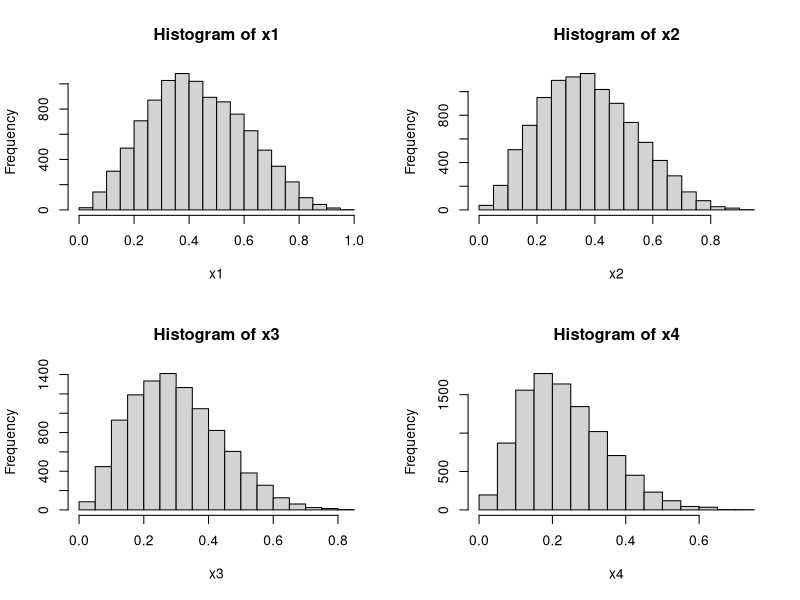
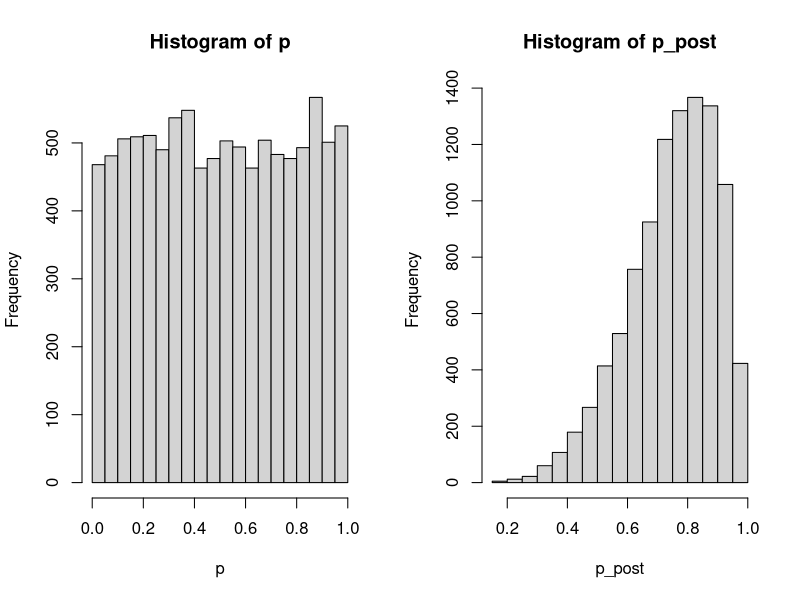
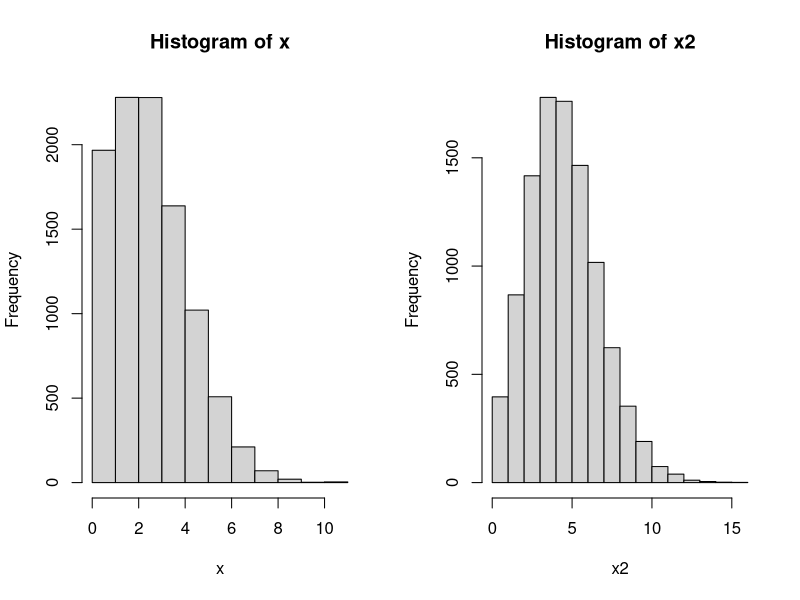

The R script that drew these images, in order:
n <- 10000 #サンプル数
alpha1 <- 3 #ベータ分布のパラメータ
beta1 <- 4  #ベータ分布のパラメータ
x1 <- rbeta(n = n, shape1 = alpha1, shape2 = beta1) #ベータ分布のサンプリング

alpha2 <- 3 #ベータ分布のパラメータ
beta2 <- 5  #ベータ分布のパラメータ
x2 <- rbeta(n = n, shape1 = alpha2, shape2 = beta2) #ベータ分布のサンプリング

alpha3 <- 3 #ベータ分布のパラメータ
beta3 <- 7  #ベータ分布のパラメータ
x3 <- rbeta(n = n, shape1 = alpha3, shape2 = beta3) #ベータ分布のサンプリング

alpha4 <- 3 #ベータ分布のパラメータ
beta4 <- 10  #ベータ分布のパラメータ
x4 <- rbeta(n = n, shape1 = alpha4, shape2 = beta4) #ベータ分布のサンプリング

par(mfrow=c(2,2))
hist(x1)
hist(x2)
hist(x3)
hist(x4)

alpha <- 1 #事前分布のパラメータ
beta <- 1  #事前分布のパラメータ
par(mfrow=c(1,2))
p <- rbeta(n = n, shape1 = alpha, shape2 = beta) #事前分布のサンプリング
hist(p)
#データとして赤が3個白が2個得られたとする。
alpha_post <- 1+5 #事後分布
beta_post <- 1+1
p_post <- rbeta(n = n, shape1 = alpha_post, shape2 = beta_post) #事後分布のサンプリング
hist(p_post)
p_post #事後分布からのパラメータのサンプリング
#事後分布を用いて、次に赤いボールがでる確率を予測
sum(p_post)/n


N <- 10000
lambda <- 3
x <- rpois(n = N, lambda = lambda)
hist(x)

N <- 10000
lambda <- 5
x2 <- rpois(n = N, lambda = lambda)
hist(x2)

x<-c(8,4,5,5,7,9,7,5,5,4) # 得られたデータ

